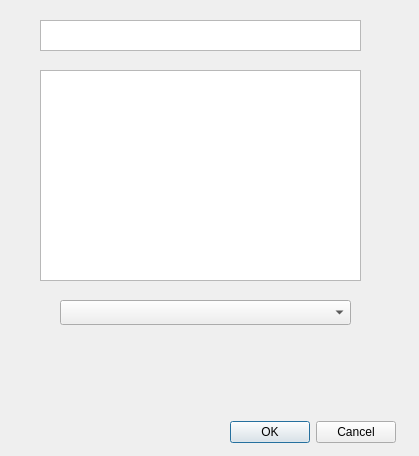
<?xml version="1.0" encoding="UTF-8"?>
<ui version="4.0">
 <class>SubjectEditDialog</class>
 <widget class="QDialog" name="SubjectEditDialog">
  <property name="geometry">
   <rect>
    <x>0</x>
    <y>0</y>
    <width>419</width>
    <height>456</height>
   </rect>
  </property>
  <property name="windowTitle">
   <string>Dialog</string>
  </property>
  <widget class="QDialogButtonBox" name="buttonBox">
   <property name="geometry">
    <rect>
     <x>230</x>
     <y>420</y>
     <width>166</width>
     <height>25</height>
    </rect>
   </property>
   <property name="standardButtons">
    <set>QDialogButtonBox::Cancel|QDialogButtonBox::Ok</set>
   </property>
  </widget>
  <widget class="QTextEdit" name="txtName">
   <property name="geometry">
    <rect>
     <x>40</x>
     <y>20</y>
     <width>321</width>
     <height>31</height>
    </rect>
   </property>
  </widget>
  <widget class="QListWidget" name="listLecturers">
   <property name="geometry">
    <rect>
     <x>40</x>
     <y>70</y>
     <width>321</width>
     <height>211</height>
    </rect>
   </property>
  </widget>
  <widget class="QComboBox" name="cmbLecturers">
   <property name="geometry">
    <rect>
     <x>60</x>
     <y>300</y>
     <width>291</width>
     <height>25</height>
    </rect>
   </property>
  </widget>
 </widget>
 <resources/>
 <connections/>
</ui>
